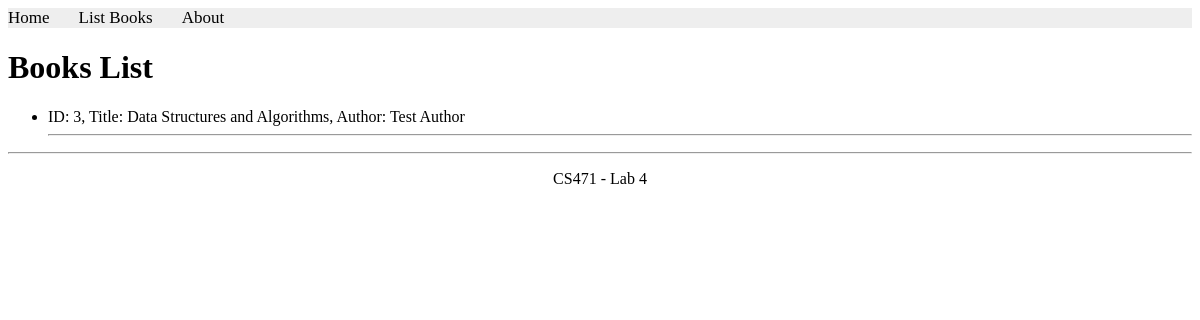
The page /books/simple/query on the database its author committed.
### apps/bookmodule/models.py (models this page shows)
class Book(models.Model):
    title = models.CharField(max_length=50)
    author = models.CharField(max_length=50)
    price = models.FloatField(default=0.0)
    edition = models.SmallIntegerField(default=1)

### apps/bookmodule/views.py (the view)
# urls.py: path('simple/query', views.simple_query),
def simple_query(request):
    mybooks = Book.objects.filter(title__icontains='and')
    return render(request, 'bookmodule/bookList.html', {'books': mybooks})

### apps/templates/bookmodule/bookList.html (shortened to what this page needs)
{% extends "layouts/base.html" %}
{% block content %}
<h1>Books List</h1>
{% if books %}
    <ul>
        {% for book in books %}
            <li>
                ID: {{ book.id }}, Title: {{ book.title }}, Author: {{ book.author }}
            </li>
            <hr>
        {% endfor %}
    </ul>
{% else %}
    <p>No books found.</p>
{% endif %}
{% endblock content %}

### rows shown on the page
Book: id "3", title "Data Structures and Algorithms", author "Test Author"
